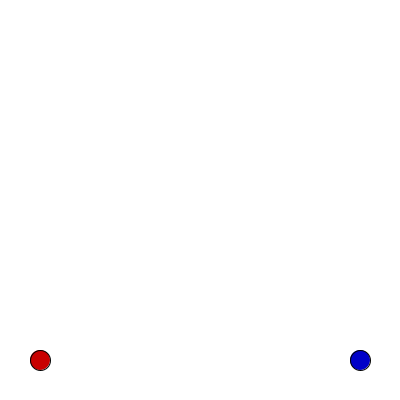
Frame 1 (no input)
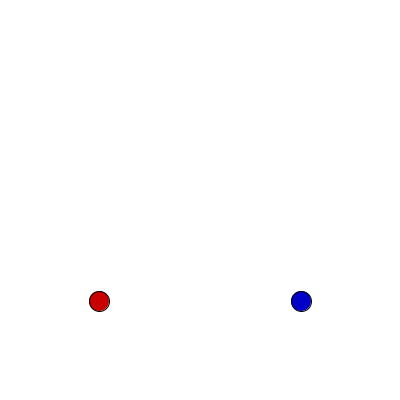
Frame 60 (the mouse pressed at the canvas centre just before this capture)
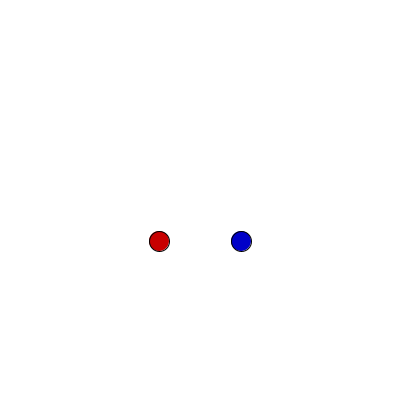
Frame 120 (the mouse held since frame 60 and released just before this capture)

The Processing sketch that drew these frames (run headless with seeded random() and noise(); from frame 60 on, the mouse is pressed at the canvas centre):

// Processing sketch: collision_ex
// ── collision_ex.pde
int x1, y1;
int vx1, vy1;
int x2, y2;
int vx2, vy2;
int t0;

void setup() {
  
  size(400,400);
  x1 = 40; y1 = 360;
  x2 = 360; y2 = 360;
  vx1 = 1; vy1 = -1;
  vx2 = -1; vy2 = -1;
  t0 = x2-x1 -20 /2;
}

void draw(){
  
  background(255);
  //if (frameCount == t0;{
  //  vx1 = -1; vx2 = 1;
  //}
  //posteriori
  //detetction
  if(dist(x1,y1,x2,y2) <=20){
    
  //correction
    vx1 = -1; vx2 = 1;
  }
  
 // x1 += vx1;y1 += vy1;
  fill(200,0,0);
  ellipse(x1,y1,20,20);
  x1 += vx1; y1 += vy1;
  fill(0,0,200);
  ellipse(x2,y2,20,20);
  x2 += vx2; y2 += vy2;
}
  
